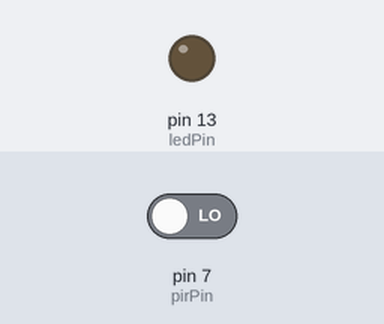
The sketch below on a simulated Arduino Uno, built with avr-gcc and run on an emulated ATmega328P. Shown: output pins drawn as LEDs (lit = HIGH). Dashed ring = blinking. Inputs (shaded band) come from the test bench; at power-on: pin 7 (pirPin) LOW.

Above: at 1.2 s.
1.3 s: pin 7 (pirPin) driven HIGH
At 1.51 s:
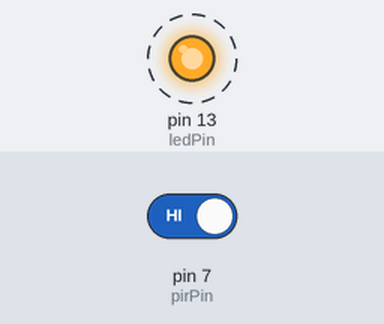
Timing chart, 0 to 10.3 s (numbered marks = the images above; inputs shaded):
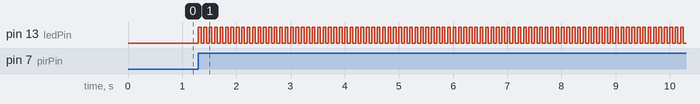

The sketch:

HC-SR501.ino
```cpp
//www.elegoo.com
//2016.12.9

int ledPin = 13;  // LED on Pin 13 of Arduino
int pirPin = 7; // Input for HC-S501

int pirValue; // Place to store read PIR Value


void setup() {

  pinMode(ledPin, OUTPUT);
  pinMode(pirPin, INPUT);
  digitalWrite(ledPin, LOW);

}

void loop() {
  pirValue = digitalRead(pirPin);
  if (pirValue == HIGH)
  {
    for (int i = 0; i < 50; i++)
    {
      digitalWrite(ledPin, HIGH);
      delay(50);
      digitalWrite(ledPin, LOW);
      delay(50);
    }
  }
  else
  {
    digitalWrite(ledPin, LOW);
  }
}
```

Measured:
- after the input at 1.3 s, pin 13 (ledPin): alternates HIGH for 0.05 s and LOW for 0.05 s, starting at once
